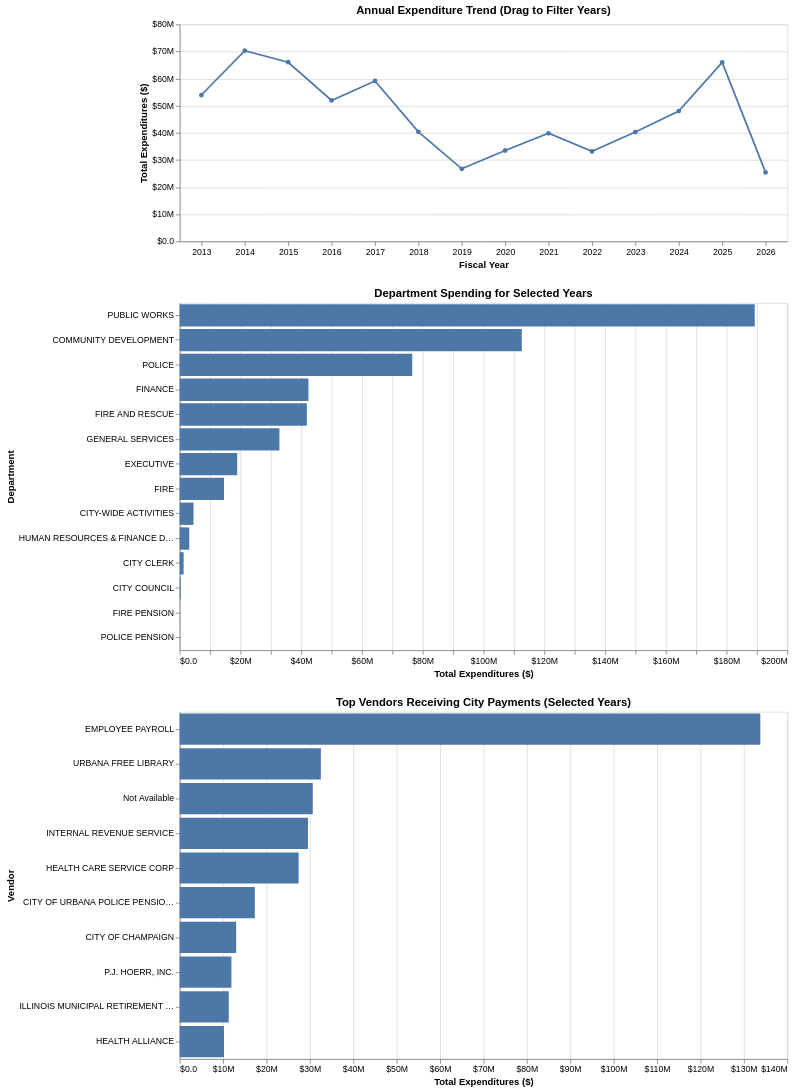

Notebook source saved alongside this figure:
### Code cell
dashboard2 = alt.vconcat(
    line_linked,
    dept_linked,
    vendor_linked
)

dashboard2

### Figure 1 — Vega-Lite specification as saved in the notebook (floating-point values rounded to 4 significant figures; data arrays with more than 128 entries replaced by an {"elided": "..."} marker saying what was removed)
{"config": {"view": {"continuousWidth": 300, "continuousHeight": 300}}, "vconcat": [{"data": {"name": "data-fe0fbfc0c878da55b1282f40f8c642df"}, "mark": {"type": "line", "point": true}, "encoding": {"tooltip": [{"field": "fiscal_year", "title": "Year", "type": "ordinal"}, {"field": "amount", "format": "$,.2f", "title": "Total Spending", "type": "quantitative"}], "x": {"axis": {"labelAngle": 0}, "field": "fiscal_year", "title": "Fiscal Year", "type": "ordinal"}, "y": {"axis": {"format": "$,.2s"}, "field": "amount", "title": "Total Expenditures ($)", "type": "quantitative"}}, "height": 250, "name": "view_4", "title": "Annual Expenditure Trend (Drag to Filter Years)", "width": 700}, {"data": {"name": "data-fcaade4e07a10a8276dab3c9f9874d3c"}, "mark": {"type": "bar"}, "encoding": {"tooltip": [{"field": "department", "title": "Department", "type": "nominal"}, {"aggregate": "sum", "field": "amount", "format": "$,.2f", "title": "Total Spending", "type": "quantitative"}], "x": {"aggregate": "sum", "axis": {"format": "$,.2s"}, "field": "amount", "title": "Total Expenditures ($)", "type": "quantitative"}, "y": {"field": "department", "sort": "-x", "title": "Department", "type": "nominal"}}, "height": 400, "title": "Department Spending for Selected Years", "transform": [{"filter": {"param": "param_4"}}], "width": 700}, {"data": {"name": "data-8fabae82b4265bece07ece5d47d962e1"}, "mark": {"type": "bar"}, "encoding": {"tooltip": [{"field": "vendor", "title": "Vendor", "type": "nominal"}, {"aggregate": "sum", "field": "amount", "format": "$,.2f", "title": "Total Spending", "type": "quantitative"}], "x": {"aggregate": "sum", "axis": {"format": "$,.2s"}, "field": "amount", "title": "Total Expenditures ($)", "type": "quantitative"}, "y": {"field": "vendor", "sort": "-x", "title": "Vendor", "type": "nominal"}}, "height": 400, "title": "Top Vendors Receiving City Payments (Selected Years)", "transform": [{"filter": {"param": "param_4"}}], "width": 700}], "params": [{"name": "param_4", "select": {"type": "interval", "encodings": ["x"]}, "views": ["view_4"]}], "$schema": "https://vega.github.io/schema/vega-lite/v5.8.0.json", "datasets": {"data-fe0fbfc0c878da55b1282f40f8c642df": [{"fiscal_year": 2013, "amount": 53930000.0}, {"fiscal_year": 2014, "amount": 70290000.0}, {"fiscal_year": 2015, "amount": 66020000.0}, {"fiscal_year": 2016, "amount": 51930000.0}, {"fiscal_year": 2017, "amount": 59110000.0}, {"fiscal_year": 2018, "amount": 40350000.0}, {"fiscal_year": 2019, "amount": 26710000.0}, {"fiscal_year": 2020, "amount": 33480000.0}, {"fiscal_year": 2021, "amount": 39820000.0}, {"fiscal_year": 2022, "amount": 33150000.0}, {"fiscal_year": 2023, "amount": 40290000.0}, {"fiscal_year": 2024, "amount": 48020000.0}, {"fiscal_year": 2025, "amount": 65920000.0}, {"fiscal_year": 2026, "amount": 25390000.0}], "data-fcaade4e07a10a8276dab3c9f9874d3c": {"elided": "135 records"}, "data-8fabae82b4265bece07ece5d47d962e1": [{"fiscal_year": 2013, "vendor": "CITY OF CHAMPAIGN", "amount": 509700.0}, {"fiscal_year": 2013, "vendor": "EMPLOYEE PAYROLL", "amount": 24290000.0}, {"fiscal_year": 2013, "vendor": "HEALTH ALLIANCE", "amount": 2985000.0}, {"fiscal_year": 2013, "vendor": "INTERNAL REVENUE SERVICE", "amount": 716300.0}, {"fiscal_year": 2013, "vendor": "URBANA FREE LIBRARY", "amount": 153100.0}, {"fiscal_year": 2014, "vendor": "CITY OF CHAMPAIGN", "amount": 532200.0}, {"fiscal_year": 2014, "vendor": "EMPLOYEE PAYROLL", "amount": 24770000.0}, {"fiscal_year": 2014, "vendor": "HEALTH ALLIANCE", "amount": 3360000.0}, {"fiscal_year": 2014, "vendor": "INTERNAL REVENUE SERVICE", "amount": 754700.0}, {"fiscal_year": 2014, "vendor": "URBANA FREE LIBRARY", "amount": 203900.0}, {"fiscal_year": 2015, "vendor": "CITY OF CHAMPAIGN", "amount": 754400.0}, {"fiscal_year": 2015, "vendor": "EMPLOYEE PAYROLL", "amount": 24240000.0}, {"fiscal_year": 2015, "vendor": "HEALTH ALLIANCE", "amount": 2945000.0}, {"fiscal_year": 2015, "vendor": "INTERNAL REVENUE SERVICE", "amount": 489.5}, {"fiscal_year": 2015, "vendor": "URBANA FREE LIBRARY", "amount": 159500.0}, {"fiscal_year": 2016, "vendor": "CITY OF CHAMPAIGN", "amount": 1157000.0}, {"fiscal_year": 2016, "vendor": "EMPLOYEE PAYROLL", "amount": 24380000.0}, {"fiscal_year": 2016, "vendor": "HEALTH ALLIANCE", "amount": 250000.0}, {"fiscal_year": 2016, "vendor": "URBANA FREE LIBRARY", "amount": 162600.0}, {"fiscal_year": 2017, "vendor": "CITY OF CHAMPAIGN", "amount": 845500.0}, {"fiscal_year": 2017, "vendor": "EMPLOYEE PAYROLL", "amount": 23960000.0}, {"fiscal_year": 2017, "vendor": "HEALTH ALLIANCE", "amount": 7680.0}, {"fiscal_year": 2017, "vendor": "HEALTH CARE SERVICE CORP", "amount": 16740.0}, {"fiscal_year": 2017, "vendor": "URBANA FREE LIBRARY", "amount": 308800.0}, {"fiscal_year": 2018, "vendor": "CITY OF CHAMPAIGN", "amount": 1621000.0}, {"fiscal_year": 2018, "vendor": "CITY OF URBANA POLICE PENSION FUND", "amount": 687300.0}, {"fiscal_year": 2018, "vendor": "EMPLOYEE PAYROLL", "amount": 12130000.0}, {"fiscal_year": 2018, "vendor": "HEALTH ALLIANCE", "amount": 32230.0}, {"fiscal_year": 2018, "vendor": "HEALTH CARE SERVICE CORP", "amount": 1199000.0}, {"fiscal_year": 2018, "vendor": "Not Available", "amount": 852700.0}, {"fiscal_year": 2018, "vendor": "URBANA FREE LIBRARY", "amount": 1895000.0}, {"fiscal_year": 2019, "vendor": "CITY OF CHAMPAIGN", "amount": 932700.0}, {"fiscal_year": 2019, "vendor": "CITY OF URBANA POLICE PENSION FUND", "amount": 1036000.0}, {"fiscal_year": 2019, "vendor": "HEALTH ALLIANCE", "amount": 101800.0}, {"fiscal_year": 2019, "vendor": "HEALTH CARE SERVICE CORP", "amount": 2758000.0}, {"fiscal_year": 2019, "vendor": "ILLINOIS MUNICIPAL RETIREMENT FUND", "amount": 786600.0}, {"fiscal_year": 2019, "vendor": "INTERNAL REVENUE SERVICE", "amount": 2891000.0}, {"fiscal_year": 2019, "vendor": "Not Available", "amount": 3966000.0}, {"fiscal_year": 2019, "vendor": "URBANA FREE LIBRARY", "amount": 2569000.0}, {"fiscal_year": 2020, "vendor": "CITY OF CHAMPAIGN", "amount": 829600.0}, {"fiscal_year": 2020, "vendor": "CITY OF URBANA POLICE PENSION FUND", "amount": 1372000.0}, {"fiscal_year": 2020, "vendor": "HEALTH ALLIANCE", "amount": 110300.0}, {"fiscal_year": 2020, "vendor": "HEALTH CARE SERVICE CORP", "amount": 2502000.0}, {"fiscal_year": 2020, "vendor": "ILLINOIS MUNICIPAL RETIREMENT FUND", "amount": 1640000.0}, {"fiscal_year": 2020, "vendor": "INTERNAL REVENUE SERVICE", "amount": 3654000.0}, {"fiscal_year": 2020, "vendor": "Not Available", "amount": 5020000.0}, {"fiscal_year": 2020, "vendor": "URBANA FREE LIBRARY", "amount": 2958000.0}, {"fiscal_year": 2021, "vendor": "CITY OF CHAMPAIGN", "amount": 852600.0}, {"fiscal_year": 2021, "vendor": "CITY OF URBANA POLICE PENSION FUND", "amount": 2683000.0}, {"fiscal_year": 2021, "vendor": "HEALTH ALLIANCE", "amount": 97680.0}, {"fiscal_year": 2021, "vendor": "HEALTH CARE SERVICE CORP", "amount": 2856000.0}, {"fiscal_year": 2021, "vendor": "ILLINOIS MUNICIPAL RETIREMENT FUND", "amount": 1668000.0}, {"fiscal_year": 2021, "vendor": "INTERNAL REVENUE SERVICE", "amount": 3560000.0}, {"fiscal_year": 2021, "vendor": "Not Available", "amount": 4260000.0}, {"fiscal_year": 2021, "vendor": "URBANA FREE LIBRARY", "amount": 5115000.0}, {"fiscal_year": 2022, "vendor": "CITY OF CHAMPAIGN", "amount": 930000.0}, {"fiscal_year": 2022, "vendor": "CITY OF URBANA POLICE PENSION FUND", "amount": 2292000.0}, {"fiscal_year": 2022, "vendor": "HEALTH ALLIANCE", "amount": 83430.0}, {"fiscal_year": 2022, "vendor": "HEALTH CARE SERVICE CORP", "amount": 3566000.0}, {"fiscal_year": 2022, "vendor": "ILLINOIS MUNICIPAL RETIREMENT FUND", "amount": 1584000.0}, {"fiscal_year": 2022, "vendor": "INTERNAL REVENUE SERVICE", "amount": 3669000.0}, {"fiscal_year": 2022, "vendor": "Not Available", "amount": 2073000.0}, {"fiscal_year": 2022, "vendor": "URBANA FREE LIBRARY", "amount": 3854000.0}, {"fiscal_year": 2023, "vendor": "CITY OF CHAMPAIGN", "amount": 1392000.0}, {"fiscal_year": 2023, "vendor": "CITY OF URBANA POLICE PENSION FUND", "amount": 1955000.0}, {"fiscal_year": 2023, "vendor": "HEALTH ALLIANCE", "amount": 81170.0}, {"fiscal_year": 2023, "vendor": "HEALTH CARE SERVICE CORP", "amount": 3758000.0}, {"fiscal_year": 2023, "vendor": "ILLINOIS MUNICIPAL RETIREMENT FUND", "amount": 1578000.0}, {"fiscal_year": 2023, "vendor": "INTERNAL REVENUE SERVICE", "amount": 3924000.0}, {"fiscal_year": 2023, "vendor": "Not Available", "amount": 3696000.0}, {"fiscal_year": 2023, "vendor": "URBANA FREE LIBRARY", "amount": 3217000.0}, {"fiscal_year": 2024, "vendor": "CITY OF CHAMPAIGN", "amount": 892600.0}, {"fiscal_year": 2024, "vendor": "CITY OF URBANA POLICE PENSION FUND", "amount": 3263000.0}, {"fiscal_year": 2024, "vendor": "HEALTH ALLIANCE", "amount": 77380.0}, {"fiscal_year": 2024, "vendor": "HEALTH CARE SERVICE CORP", "amount": 3627000.0}, {"fiscal_year": 2024, "vendor": "ILLINOIS MUNICIPAL RETIREMENT FUND", "amount": 1487000.0}, {"fiscal_year": 2024, "vendor": "INTERNAL REVENUE SERVICE", "amount": 3976000.0}, {"fiscal_year": 2024, "vendor": "Not Available", "amount": 4205000.0}, {"fiscal_year": 2024, "vendor": "P.J. HOERR, INC.", "amount": 513900.0}, {"fiscal_year": 2024, "vendor": "URBANA FREE LIBRARY", "amount": 5293000.0}, {"fiscal_year": 2025, "vendor": "CITY OF CHAMPAIGN", "amount": 1153000.0}, {"fiscal_year": 2025, "vendor": "CITY OF URBANA POLICE PENSION FUND", "amount": 2803000.0}, {"fiscal_year": 2025, "vendor": "HEALTH ALLIANCE", "amount": 58290.0}, {"fiscal_year": 2025, "vendor": "HEALTH CARE SERVICE CORP", "amount": 4531000.0}, {"fiscal_year": 2025, "vendor": "ILLINOIS MUNICIPAL RETIREMENT FUND", "amount": 1669000.0}, {"fiscal_year": 2025, "vendor": "INTERNAL REVENUE SERVICE", "amount": 4380000.0}, {"fiscal_year": 2025, "vendor": "Not Available", "amount": 4788000.0}, {"fiscal_year": 2025, "vendor": "P.J. HOERR, INC.", "amount": 9374000.0}, {"fiscal_year": 2025, "vendor": "URBANA FREE LIBRARY", "amount": 4620000.0}, {"fiscal_year": 2026, "vendor": "CITY OF CHAMPAIGN", "amount": 614000.0}, {"fiscal_year": 2026, "vendor": "CITY OF URBANA POLICE PENSION FUND", "amount": 1228000.0}, {"fiscal_year": 2026, "vendor": "HEALTH ALLIANCE", "amount": 16790.0}, {"fiscal_year": 2026, "vendor": "HEALTH CARE SERVICE CORP", "amount": 2593000.0}, {"fiscal_year": 2026, "vendor": "ILLINOIS MUNICIPAL RETIREMENT FUND", "amount": 895800.0}, {"fiscal_year": 2026, "vendor": "INTERNAL REVENUE SERVICE", "amount": 2041000.0}, {"fiscal_year": 2026, "vendor": "Not Available", "amount": 1804000.0}, {"fiscal_year": 2026, "vendor": "P.J. HOERR, INC.", "amount": 2029000.0}, {"fiscal_year": 2026, "vendor": "URBANA FREE LIBRARY", "amount": 2025000.0}]}}
